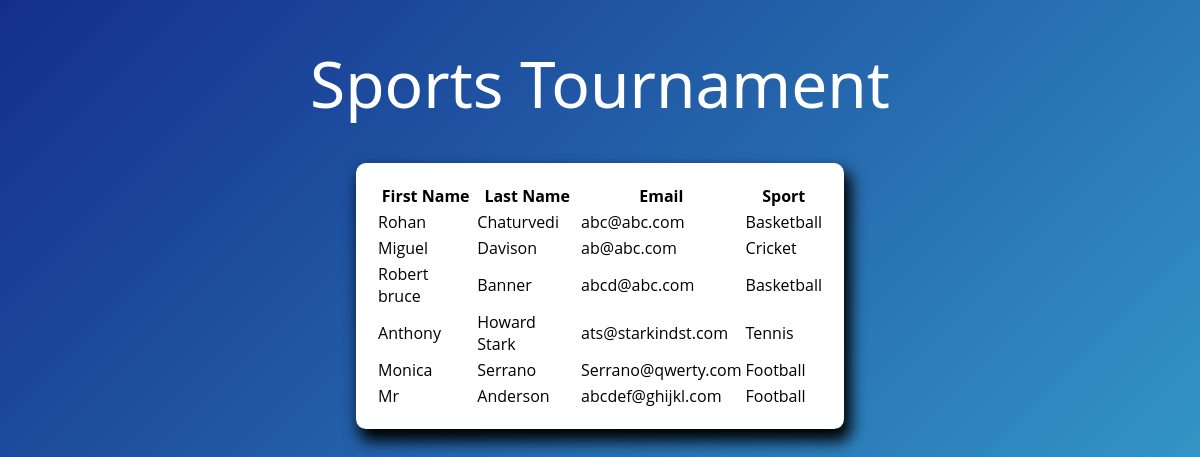
The app's page /registrants, older data.
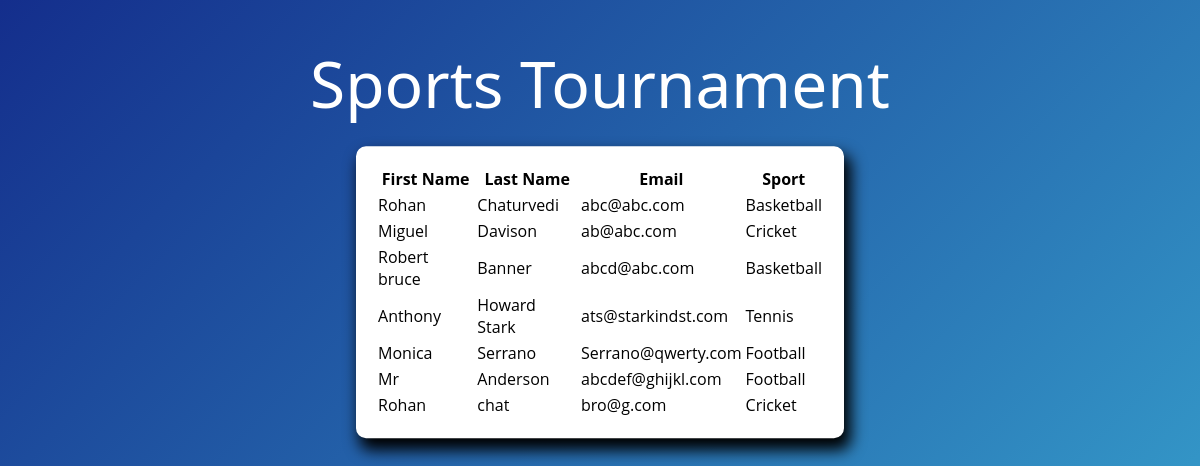
The same page, newer data.
### tables this page shows
CREATE TABLE registrants
(id INTEGER PRIMARY KEY AUTOINCREMENT, first_name VARCHAR NOT NULL, last_name TEXT, email TEXT NOT NULL, sport TEXT, password TEXT, CONSTRAINT mail_unique UNIQUE (email));

### app.py (the view)
@ app.route("/registrants")
def registrants():
    user_list = list_all_users()
    return render_template("registrants.html", user_list=user_list)

### app.py (called while the page is built)
def list_all_users():
    connection = db.connect()
    return db.get_all(connection)

### db.py (called while the page is built)
def connect():
    return sqlite3.connect("data.db")

def get_all(connection):
    with connection:
        return connection.execute(get_all_users).fetchall()

### template/registrants.html
{%extends "layout.html"%}{%block body%}
<div id="table-responsive">
  <table class="table table-bordered table-hover text-white bg-dark">
    <thead class="thead-dark">
      <tr>
        <th scope="col">First Name</th>
        <th scope="col">Last Name</th>
        <th scope="col">Email</th>
        <th scope="col">Sport</th>
      </tr>
    </thead>
    <tbody class="text-black bg-light">
      {% for user in user_list|unique: %}
      <tr class="">
        <td>{{user[0]}}</td>
        <td>{{user[1]}}</td>
        <td>{{user[2]}}</td>
        <td>{{user[3]}}</td>
      </tr>
      {% endfor %}
    </tbody>
  </table>
</div>
{%endblock%}

### template/layout.html (shortened to what this page needs)
<!DOCTYPE html>
<html lang="en">
  <head>
    <link rel="stylesheet" href="static/login-style.css" />
  </head>
  <body>
    <h1>Sports Tournament</h1>
    <div id="login-box">{%block body%}{%endblock%}</div>
  </body>
</html>

### template/static/login-style.css (style rules this page uses)
:root { --main-bg-color: darkgrey; --dark-bg-color: grey; }
html { scroll-behavior: smooth; }
body { background-color: var(--main-bg-color); margin: 0; padding: 0; box-sizing: border-box; font-family: "Open Sans", sans-serif; background-image: url("https://images.unsplash.com/photo-1554042317-efd62f19bc95?ixlib=rb-1.2.1&ixid=MnwxMjA3fDB8MHxzZWFyY2h8MTh8fHNjaG9vbHxlbnwwfHwwfHw%3D&auto=format"); background-repeat: no-repeat; background-size: cover; height: 100vh; overflow: hidden; }
#login-box { max-width: 350px; position: absolute; top: 50%; left: 50%; transform: translate(-50%, -65%); background-color: rgba(255, 255, 255, 1); border: 4px solid rgba(255, 255, 255, 1); border-radius: 20px; padding: 15px; box-shadow: 5px 10px 15px 2px rgb(0, 0, 0); }

### template/layout.html (style rules this page uses)
body { background-image: linear-gradient( 135deg, rgb(20, 46, 140), rgb(76, 231, 245) ); background-repeat: no-repeat; background-size: 1920px 1080px; }
h1 { margin: 40px; font-family: system-ui, -apple-system, Segoe UI, Roboto, Helvetica Neue, Arial, Noto Sans; font-size: 4rem; font-weight: 500; display: flex; flex-direction: column; justify-content: center; text-align: center; color: white; }
#login-box { max-width: 450px; position: absolute; top: 40%; left: 50%; transform: translate(-50%, -65%); background-color: rgba(255, 255, 255, 1); border: 4px solid rgba(255, 255, 255, 1); border-radius: 10px; padding: 15px; box-shadow: 5px 10px 15px 2px rgb(0, 0, 0); }

Row changes from the older to the newer data that the page shows:
added registrants: first_name "Rohan", last_name "chat", email "bro@g.com", sport "Cricket"
